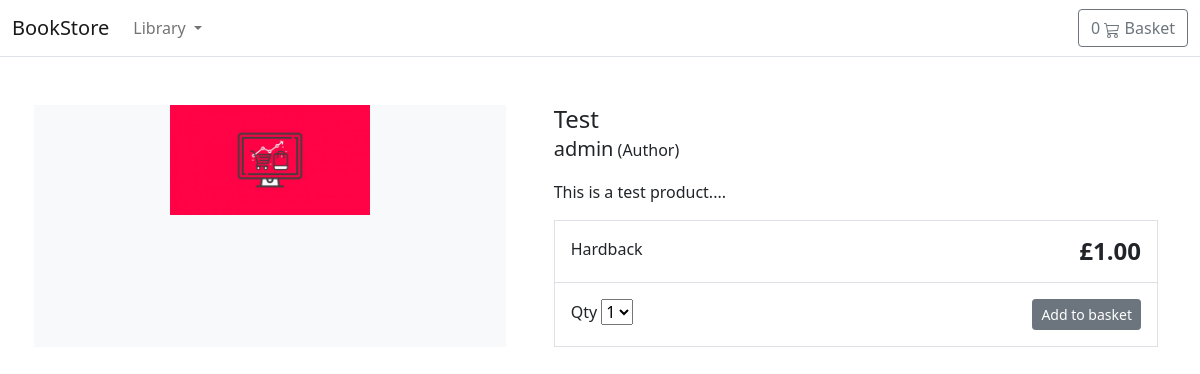
/test, run on the app's committed database.
### store/models.py (models this page shows, shortened)
class Product(models.Model):
    category = models.ForeignKey(Category, related_name='product', on_delete=models.CASCADE)
    created_by = models.ForeignKey(User, on_delete=models.CASCADE, related_name='product_creator')
    title = models.CharField(max_length=255)
    author = models.CharField(max_length=255, default='admin')
    description = models.TextField(blank=True)
    image = models.ImageField(upload_to='images/', default='images/default.jpg')
    slug = models.SlugField(max_length=255)
    price = models.DecimalField(max_digits=12, decimal_places=2)
    in_stock = models.BooleanField(default=True)
    is_active = models.BooleanField(default=True)
    created = models.DateTimeField(auto_now_add=True)
    updated = models.DateTimeField(auto_now=True)
    objects = models.Manager()
    products = ProductManager()
    class Meta:
        verbose_name_plural = 'Products'
        ordering = ('-created',)

### store/views.py (the view)
# urls.py: path('<slug:slug>', views.product_detail, name='product_detail'),
def product_detail(request, slug):
    product = get_object_or_404(Product, slug=slug, in_stock=True)
    return render(request, 'store/products/single.html', {'product': product})

### basket/basket.py (called while the page is built)
    def __len__(self):
        return sum(item['qty'] for item in self.basket.values())

### basket/context_processors.py (called while the page is built)
def basket(request):
    return {'basket': Basket(request)}

### store/context_processors.py (called while the page is built)
def categories(request):
    return {
        'categories': Category.objects.all()
    }

### store/models.py (called while the page is built)
    def get_absolute_url(self):
        return reverse('store:category_list', args=[self.slug])

### templates/store/products/single.html (shortened to what this page needs)
{% extends "store/base.html" %}
{% load static %}
{% block content %}
<div class="container">
    <main class="pt-5">
        <div class="row g-3">
            <div class="col-md-5 col-lg-5 order-md-first bg-light">
                <img class="img-fluid mx-auto d-block" width="200px" alt="Responsive image" src="{{ product.image.url }}">
            </div>
            <div class="col-md-7 col-lg-7 ps-md-3 ps-lg-5">
                <h1 class="mb-0 h4">{{ product.title }}</h1>
                <p><span class="lead">{{ product.author }}</span> (Author)</p>
                <p>{{ product.description|slice:":355" }}...</p>
                <div class="border">
                    <div class="col border-bottom">
                        <div class="row p-3">
                            <div class="col-6">Hardback</div>
                            <div class="col-6 text-end"><span class="h4 fw-bold">£{{ product.price }}</span></div>
                        </div>
                    </div>
                    <div class="col">
                        <div class="row p-3">
                            <div class="col-6">
                                <label for="select">Qty</label>
                                <select id="select">
                                    <option value="1">1</option>
                                </select>
                            </div>
                            <div class="col-6 text-end">
<button type="button" id="add-button" value="{{product.id}}" class="btn btn-secondary btn-sm">Add to basket</button></div>
                        </div>
                    </div>
                </div>
            </div>
        </div>
    </main>
</div>
{% endblock %}

### data on the page
Product: image (placeholder picture), title "Test", author "admin", description "This is a test product.", price "1.00"
